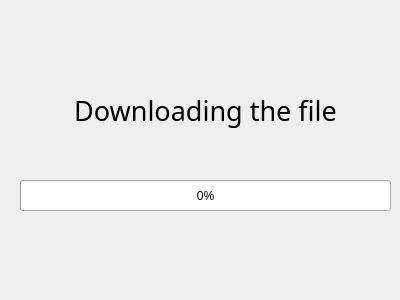
<?xml version="1.0" encoding="UTF-8"?>
<ui version="4.0">
 <class>Dialog</class>
 <widget class="QDialog" name="Dialog">
  <property name="geometry">
   <rect>
    <x>0</x>
    <y>0</y>
    <width>400</width>
    <height>300</height>
   </rect>
  </property>
  <property name="windowTitle">
   <string>Dialog</string>
  </property>
  <widget class="QLabel" name="label">
   <property name="geometry">
    <rect>
     <x>30</x>
     <y>90</y>
     <width>351</width>
     <height>41</height>
    </rect>
   </property>
   <property name="font">
    <font>
     <family>Microsoft YaHei</family>
     <pointsize>20</pointsize>
    </font>
   </property>
   <property name="text">
    <string>Downloading the file</string>
   </property>
   <property name="textFormat">
    <enum>Qt::AutoText</enum>
   </property>
   <property name="alignment">
    <set>Qt::AlignCenter</set>
   </property>
  </widget>
  <widget class="QProgressBar" name="progressBar">
   <property name="geometry">
    <rect>
     <x>20</x>
     <y>180</y>
     <width>371</width>
     <height>31</height>
    </rect>
   </property>
   <property name="value">
    <number>0</number>
   </property>
  </widget>
 </widget>
 <resources/>
 <connections/>
</ui>
